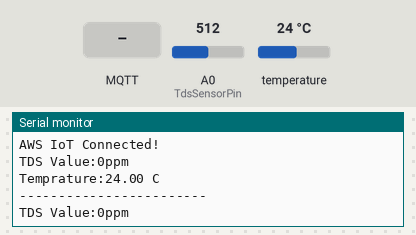
Recording of a sketch running on a simulated ESP8266 (NodeMCU). Shown: the last lines printed to the serial monitor. The test bench sets the inputs (shaded band); at power-on: temperature 24 °C, A0 (TdsSensorPin) = 512. WiFi joins after 1.5 s; servers stay silent unless stated; the local clock reads 2024-03-15 10:24:30 at power-on unless the sketch sets it; no MQTT or app messages arrive unless stated.

Above: at 6.2 s.
6.3 s: MQTT message "1" arrives on the first subscribed topic
8.1 s: MQTT message "on" arrives on the first subscribed topic
9.6 s: MQTT message "off" arrives on the first subscribed topic
11.2 s: temperature set to 12 °C
At 11.9 s:
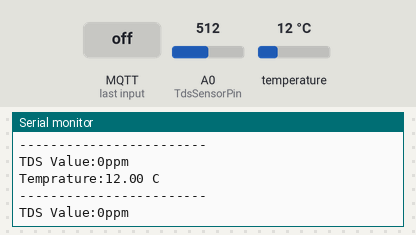
12.7 s: temperature set to 19 °C
At 13.4 s:
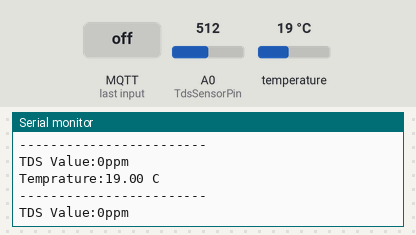
Timing chart, 0 to 15.7 s (numbered marks = the images above; inputs shaded):
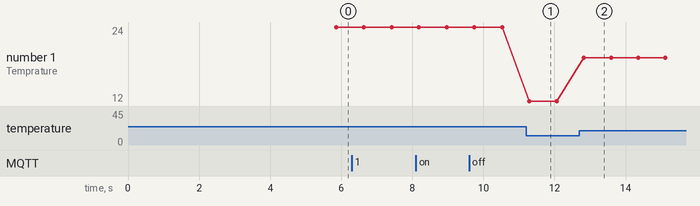

Measured:
- after the input at 11.2 s, the serial monitor: prints a new line after 0.10 s (image 1)
- after the input at 12.7 s, the serial monitor: prints a new line after 0.13 s (image 2)
- plotted number 1: 24 → 12 after the input at 11.2 s, 12 → 19 after the input at 12.7 s

The sketch:

motorboat.ino
```cpp
#include <ESP8266WiFi.h>
#include <WiFiClientSecure.h>
#include <PubSubClient.h>
#include <ArduinoJson.h>
#include <time.h>
#include "secrets.h"

#define TdsSensorPin A0
#define VREF 5.0   // analog reference voltage(Volt) of the ADC
#define SCOUNT 30  // sum of sample point
#include <OneWire.h>
#include <DallasTemperature.h>
#define ONE_WIRE_BUS 4  //D3 connected
OneWire oneWire(ONE_WIRE_BUS);
DallasTemperature sensors(&oneWire);
int analogBuffer[SCOUNT];  // store the analog value in the array, read from ADC
int analogBufferTemp[SCOUNT];
int analogBufferIndex = 0;
int copyIndex = 0;

float averageVoltage = 0;
float tdsValue = 0;
float temperature;  // current temperature for compensation

// median filtering algorithm
int getMedianNum(int bArray[], int iFilterLen) {
  int bTab[iFilterLen];
  for (byte i = 0; i < iFilterLen; i++)
    bTab[i] = bArray[i];
  int i, j, bTemp;
  for (j = 0; j < iFilterLen - 1; j++) {
    for (i = 0; i < iFilterLen - j - 1; i++) {
      if (bTab[i] > bTab[i + 1]) {
        bTemp = bTab[i];
        bTab[i] = bTab[i + 1];
        bTab[i + 1] = bTemp;
      }
    }
  }
  if ((iFilterLen & 1) > 0) {
    bTemp = bTab[(iFilterLen - 1) / 2];
  } else {
    bTemp = (bTab[iFilterLen / 2] + bTab[iFilterLen / 2 - 1]) / 2;
  }
  return bTemp;
}


float h ;
float t;
unsigned long lastMillis = 0;
unsigned long previousMillis = 0;
const long interval = 5000;

#define AWS_IOT_PUBLISH_TOPIC   "esp8266/pub"
#define AWS_IOT_SUBSCRIBE_TOPIC "esp8266/sub"

WiFiClientSecure net;

BearSSL::X509List cert(cacert);
BearSSL::X509List client_crt(client_cert);
BearSSL::PrivateKey key(privkey);

PubSubClient client(net);

time_t now;
time_t nowish = 1510592825;


void NTPConnect(void)
{
  Serial.print("Setting time using SNTP");
  configTime(TIME_ZONE * 3600, 0 * 3600, "pool.ntp.org", "time.nist.gov");
  now = time(nullptr);
  while (now < nowish)
  {
    delay(500);
    Serial.print(".");
    now = time(nullptr);
  }
  Serial.println("done!");
  struct tm timeinfo;
  gmtime_r(&now, &timeinfo);
  Serial.print("Current time: ");
  Serial.print(asctime(&timeinfo));
}


void messageReceived(char *topic, byte *payload, unsigned int length)
{
  Serial.print("Received [");
  Serial.print(topic);
  Serial.print("]: ");
  for (int i = 0; i < length; i++)
  {
    Serial.print((char)payload[i]);
  }
  Serial.println();
}


void connectAWS()
{
  delay(3000);
  WiFi.mode(WIFI_STA);
  WiFi.begin(WIFI_SSID, WIFI_PASSWORD);

  Serial.println(String("Attempting to connect to SSID: ") + String(WIFI_SSID));

  while (WiFi.status() != WL_CONNECTED)
  {
    Serial.print(".");
    delay(1000);
  }

  NTPConnect();

  net.setTrustAnchors(&cert);
  net.setClientRSACert(&client_crt, &key);

  client.setServer(MQTT_HOST, 8883);
  client.setCallback(messageReceived);


  Serial.println("Connecting to AWS IOT");

  while (!client.connect(THINGNAME))
  {
    Serial.print(".");
    delay(1000);
  }

  if (!client.connected()) {
    Serial.println("AWS IoT Timeout!");
    return;
  }
  // Subscribe to a topic
  client.subscribe(AWS_IOT_SUBSCRIBE_TOPIC);

  Serial.println("AWS IoT Connected!");
}


void publishMessage()
{
  StaticJsonDocument<200> doc;
  doc["time"] = millis();
  doc["TDS_value"] = h;
  doc["temperature"] = t;
  char jsonBuffer[512];
  serializeJson(doc, jsonBuffer); // print to client

  client.publish(AWS_IOT_PUBLISH_TOPIC, jsonBuffer);
}


void setup()
{
  Serial.begin(9600);
  connectAWS();
  pinMode(TdsSensorPin, INPUT);
  sensors.begin();
  //dht.begin();
}


void loop()
{
  static unsigned long analogSampleTimepoint = millis();
  if (millis() - analogSampleTimepoint > 40U) {  //every 40 milliseconds,read the analog value from the ADC
    analogSampleTimepoint = millis();
    analogBuffer[analogBufferIndex] = analogRead(TdsSensorPin);  //read the analog value and store into the buffer
    analogBufferIndex++;
    if (analogBufferIndex == SCOUNT) {
      analogBufferIndex = 0;
    }
  }

  static unsigned long printTimepoint = millis();
  if (millis() - printTimepoint > 800U) {
    printTimepoint = millis();
    for (copyIndex = 0; copyIndex < SCOUNT; copyIndex++) {
      analogBufferTemp[copyIndex] = analogBuffer[copyIndex];

      // read the analog value more stable by the median filtering algorithm, and convert to voltage value
      averageVoltage = getMedianNum(analogBufferTemp, SCOUNT) * (float)VREF / 1024.0;

      //temperature compensation formula: fFinalResult(25^C) = fFinalResult(current)/(1.0+0.02*(fTP-25.0));
      float compensationCoefficient = 1.0 + 0.02 * (temperature - 25.0);
      //temperature compensation
      float compensationVoltage = averageVoltage / compensationCoefficient;

      //convert voltage value to tds value
      tdsValue = (133.42 * compensationVoltage * compensationVoltage * compensationVoltage - 255.86 * compensationVoltage * compensationVoltage + 857.39 * compensationVoltage) * 0.5;

      //Serial.print("voltage:");
      //Serial.print(averageVoltage,2);
      //Serial.print("V   ");
    }
  }
  Serial.print("TDS Value:");
  Serial.print(tdsValue, 0);
  Serial.println("ppm");
  sensors.requestTemperatures();
  temperature = sensors.getTempCByIndex(0);
  Serial.print("Temprature:");
  Serial.print(temperature);
  Serial.println(" C");
  Serial.println("------------------------");
 h=tdsValue;
 t=temperature;

  now = time(nullptr);

  if (!client.connected())
  {
    connectAWS();
  }
  else
  {
    client.loop();
    if (millis() - lastMillis > 5000)
    {
      lastMillis = millis();
      publishMessage();
    }
  }
}
```

secrets.h
```cpp
#include <pgmspace.h>

#define SECRET

const char WIFI_SSID[] ="SOURA";               //userid
const char WIFI_PASSWORD[] = "password";           //password

#define THINGNAME "ESP8266"

int8_t TIME_ZONE = -5; //NYC(USA): -5 UTC

const char MQTT_HOST[] = "a1nsvxavloql1t-ats.iot.us-west-2.amazonaws.com";


static const char cacert[] PROGMEM = R"EOF(
-----BEGIN CERTIFICATE-----

-----END CERTIFICATE-----
)EOF";


// Copy contents from XXXXXXXX-certificate.pem.crt here ▼
static const char client_cert[] PROGMEM = R"KEY(
-----BEGIN CERTIFICATE-----

-----END CERTIFICATE-----
)KEY";


// Copy contents from  XXXXXXXX-private.pem.key here ▼
static const char privkey[] PROGMEM = R"KEY(
-----BEGIN RSA PRIVATE KEY-----

-----END RSA PRIVATE KEY-----

)KEY";
```
